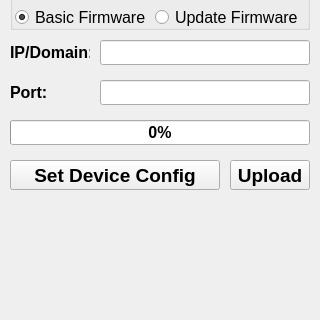
<?xml version="1.0" encoding="UTF-8"?>
<ui version="4.0">
 <class>FirmwareUpdaterGUI</class>
 <widget class="QWidget" name="FirmwareUpdaterGUI">
  <property name="geometry">
   <rect>
    <x>0</x>
    <y>0</y>
    <width>320</width>
    <height>320</height>
   </rect>
  </property>
  <property name="sizePolicy">
   <sizepolicy hsizetype="Minimum" vsizetype="Minimum">
    <horstretch>0</horstretch>
    <verstretch>0</verstretch>
   </sizepolicy>
  </property>
  <property name="minimumSize">
   <size>
    <width>320</width>
    <height>320</height>
   </size>
  </property>
  <property name="maximumSize">
   <size>
    <width>320</width>
    <height>320</height>
   </size>
  </property>
  <property name="font">
   <font>
    <pointsize>12</pointsize>
    <weight>50</weight>
    <italic>false</italic>
    <bold>false</bold>
   </font>
  </property>
  <property name="mouseTracking">
   <bool>false</bool>
  </property>
  <property name="windowTitle">
   <string>WaterAtm_Firmware_Updater</string>
  </property>
  <widget class="QGroupBox" name="groupBox">
   <property name="geometry">
    <rect>
     <x>10</x>
     <y>-20</y>
     <width>300</width>
     <height>50</height>
    </rect>
   </property>
   <property name="title">
    <string/>
   </property>
   <widget class="QRadioButton" name="BasicFirmware">
    <property name="geometry">
     <rect>
      <x>5</x>
      <y>25</y>
      <width>130</width>
      <height>25</height>
     </rect>
    </property>
    <property name="sizePolicy">
     <sizepolicy hsizetype="Fixed" vsizetype="Fixed">
      <horstretch>0</horstretch>
      <verstretch>0</verstretch>
     </sizepolicy>
    </property>
    <property name="minimumSize">
     <size>
      <width>130</width>
      <height>25</height>
     </size>
    </property>
    <property name="maximumSize">
     <size>
      <width>130</width>
      <height>25</height>
     </size>
    </property>
    <property name="font">
     <font>
      <pointsize>12</pointsize>
      <weight>50</weight>
      <italic>false</italic>
      <bold>false</bold>
     </font>
    </property>
    <property name="text">
     <string>Basic Firmware</string>
    </property>
    <property name="checked">
     <bool>true</bool>
    </property>
   </widget>
   <widget class="QRadioButton" name="UpdateFirmware">
    <property name="geometry">
     <rect>
      <x>145</x>
      <y>25</y>
      <width>145</width>
      <height>25</height>
     </rect>
    </property>
    <property name="sizePolicy">
     <sizepolicy hsizetype="Fixed" vsizetype="Fixed">
      <horstretch>0</horstretch>
      <verstretch>0</verstretch>
     </sizepolicy>
    </property>
    <property name="minimumSize">
     <size>
      <width>145</width>
      <height>25</height>
     </size>
    </property>
    <property name="maximumSize">
     <size>
      <width>145</width>
      <height>25</height>
     </size>
    </property>
    <property name="font">
     <font>
      <pointsize>12</pointsize>
      <weight>50</weight>
      <italic>false</italic>
      <bold>false</bold>
     </font>
    </property>
    <property name="text">
     <string>Update Firmware</string>
    </property>
   </widget>
  </widget>
  <widget class="QLabel" name="domain_view">
   <property name="geometry">
    <rect>
     <x>10</x>
     <y>40</y>
     <width>80</width>
     <height>25</height>
    </rect>
   </property>
   <property name="sizePolicy">
    <sizepolicy hsizetype="Fixed" vsizetype="Fixed">
     <horstretch>0</horstretch>
     <verstretch>0</verstretch>
    </sizepolicy>
   </property>
   <property name="minimumSize">
    <size>
     <width>80</width>
     <height>25</height>
    </size>
   </property>
   <property name="maximumSize">
    <size>
     <width>80</width>
     <height>25</height>
    </size>
   </property>
   <property name="font">
    <font>
     <pointsize>12</pointsize>
     <weight>75</weight>
     <italic>false</italic>
     <bold>true</bold>
    </font>
   </property>
   <property name="text">
    <string>IP/Domain:</string>
   </property>
  </widget>
  <widget class="QLabel" name="port_View">
   <property name="geometry">
    <rect>
     <x>10</x>
     <y>80</y>
     <width>80</width>
     <height>25</height>
    </rect>
   </property>
   <property name="sizePolicy">
    <sizepolicy hsizetype="Fixed" vsizetype="Fixed">
     <horstretch>0</horstretch>
     <verstretch>0</verstretch>
    </sizepolicy>
   </property>
   <property name="minimumSize">
    <size>
     <width>80</width>
     <height>25</height>
    </size>
   </property>
   <property name="maximumSize">
    <size>
     <width>80</width>
     <height>25</height>
    </size>
   </property>
   <property name="font">
    <font>
     <pointsize>12</pointsize>
     <weight>75</weight>
     <italic>false</italic>
     <bold>true</bold>
    </font>
   </property>
   <property name="text">
    <string>Port:</string>
   </property>
  </widget>
  <widget class="QLineEdit" name="domain">
   <property name="geometry">
    <rect>
     <x>100</x>
     <y>40</y>
     <width>210</width>
     <height>25</height>
    </rect>
   </property>
   <property name="minimumSize">
    <size>
     <width>210</width>
     <height>25</height>
    </size>
   </property>
   <property name="maximumSize">
    <size>
     <width>16777215</width>
     <height>25</height>
    </size>
   </property>
  </widget>
  <widget class="QLineEdit" name="port">
   <property name="geometry">
    <rect>
     <x>100</x>
     <y>80</y>
     <width>210</width>
     <height>25</height>
    </rect>
   </property>
   <property name="minimumSize">
    <size>
     <width>210</width>
     <height>25</height>
    </size>
   </property>
   <property name="maximumSize">
    <size>
     <width>16777215</width>
     <height>25</height>
    </size>
   </property>
  </widget>
  <widget class="QProgressBar" name="progress_bar">
   <property name="geometry">
    <rect>
     <x>10</x>
     <y>120</y>
     <width>300</width>
     <height>25</height>
    </rect>
   </property>
   <property name="sizePolicy">
    <sizepolicy hsizetype="Fixed" vsizetype="Fixed">
     <horstretch>0</horstretch>
     <verstretch>0</verstretch>
    </sizepolicy>
   </property>
   <property name="minimumSize">
    <size>
     <width>300</width>
     <height>25</height>
    </size>
   </property>
   <property name="maximumSize">
    <size>
     <width>300</width>
     <height>25</height>
    </size>
   </property>
   <property name="font">
    <font>
     <pointsize>12</pointsize>
     <weight>75</weight>
     <italic>false</italic>
     <bold>true</bold>
    </font>
   </property>
   <property name="value">
    <number>0</number>
   </property>
  </widget>
  <widget class="QLabel" name="log_view">
   <property name="geometry">
    <rect>
     <x>10</x>
     <y>200</y>
     <width>300</width>
     <height>210</height>
    </rect>
   </property>
   <property name="minimumSize">
    <size>
     <width>300</width>
     <height>210</height>
    </size>
   </property>
   <property name="font">
    <font>
     <pointsize>12</pointsize>
     <weight>50</weight>
     <italic>false</italic>
     <bold>false</bold>
    </font>
   </property>
   <property name="text">
    <string/>
   </property>
  </widget>
  <widget class="QPushButton" name="upload_btn">
   <property name="geometry">
    <rect>
     <x>230</x>
     <y>160</y>
     <width>80</width>
     <height>30</height>
    </rect>
   </property>
   <property name="sizePolicy">
    <sizepolicy hsizetype="Fixed" vsizetype="Fixed">
     <horstretch>0</horstretch>
     <verstretch>0</verstretch>
    </sizepolicy>
   </property>
   <property name="minimumSize">
    <size>
     <width>80</width>
     <height>30</height>
    </size>
   </property>
   <property name="maximumSize">
    <size>
     <width>80</width>
     <height>30</height>
    </size>
   </property>
   <property name="font">
    <font>
     <pointsize>14</pointsize>
     <weight>75</weight>
     <italic>false</italic>
     <bold>true</bold>
    </font>
   </property>
   <property name="text">
    <string>Upload</string>
   </property>
  </widget>
  <widget class="QPushButton" name="set_device_config_btn">
   <property name="geometry">
    <rect>
     <x>10</x>
     <y>160</y>
     <width>210</width>
     <height>30</height>
    </rect>
   </property>
   <property name="sizePolicy">
    <sizepolicy hsizetype="Fixed" vsizetype="Fixed">
     <horstretch>0</horstretch>
     <verstretch>0</verstretch>
    </sizepolicy>
   </property>
   <property name="minimumSize">
    <size>
     <width>80</width>
     <height>30</height>
    </size>
   </property>
   <property name="maximumSize">
    <size>
     <width>210</width>
     <height>30</height>
    </size>
   </property>
   <property name="font">
    <font>
     <pointsize>14</pointsize>
     <weight>75</weight>
     <italic>false</italic>
     <bold>true</bold>
    </font>
   </property>
   <property name="text">
    <string>Set Device Config</string>
   </property>
  </widget>
 </widget>
 <resources/>
 <connections/>
</ui>
